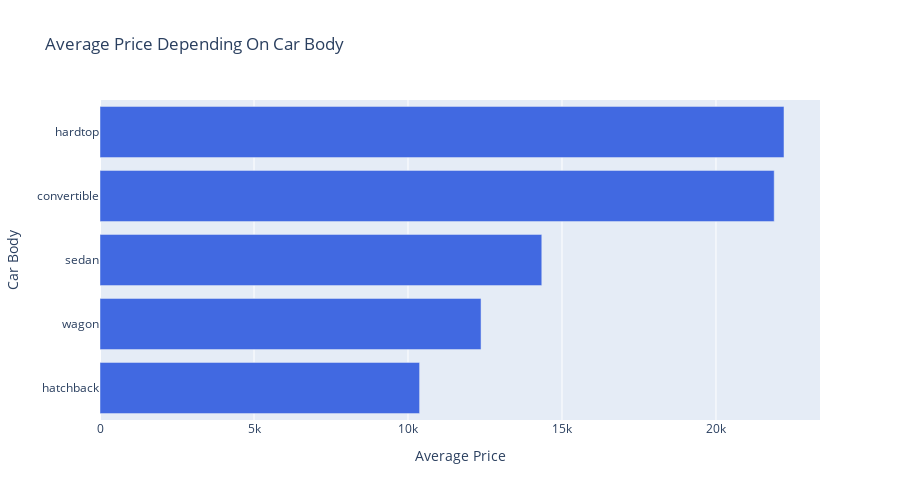

Notebook cell for this chart:
### Markdown cell above
---

### Code cell
# Chart 7:  average price depending on car body
avg_carbody_price = cars_df.groupby('carbody')['price'].mean().sort_values(ascending=False)
fig = go.Figure(go.Bar(
    x=avg_carbody_price.values[::-1],
    y=avg_carbody_price.index[::-1],
    orientation='h',
    marker=dict(color='royalblue')
))
fig.update_layout(
    title='Average Price Depending On Car Body',
    xaxis_title='Average Price',
    yaxis_title='Car Body',
    height=500
)
fig.show()

### Figure 1 — Plotly figure (JSON) as saved in the notebook; plotly's stock layout.template omitted (floating-point values rounded to 4 significant figures)
{"data": [{"marker": {"color": "royalblue"}, "orientation": "h", "type": "bar", "x": [10380.0, 12370.0, 14340.0, 21890.0, 22210.0], "y": ["hatchback", "wagon", "sedan", "convertible", "hardtop"]}], "layout": {"height": 500, "title": {"text": "Average Price Depending On Car Body"}, "xaxis": {"title": {"text": "Average Price"}}, "yaxis": {"title": {"text": "Car Body"}}}}
